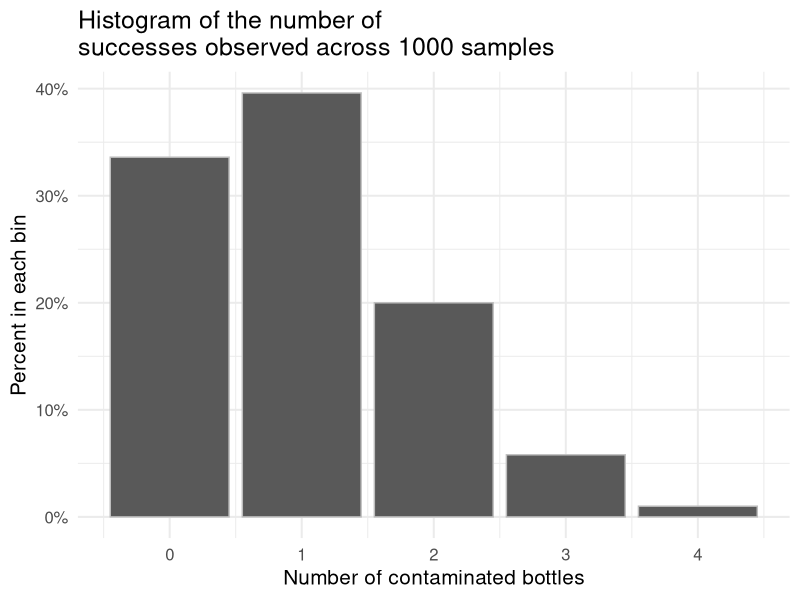
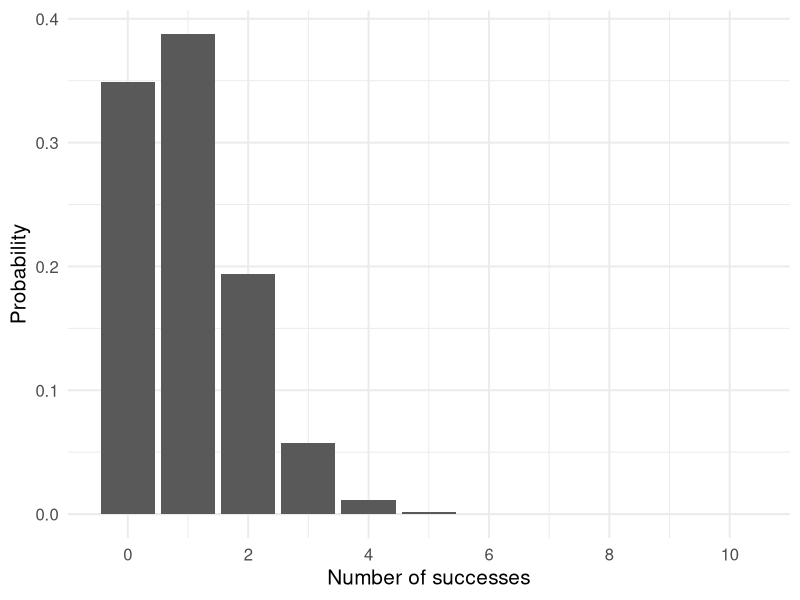
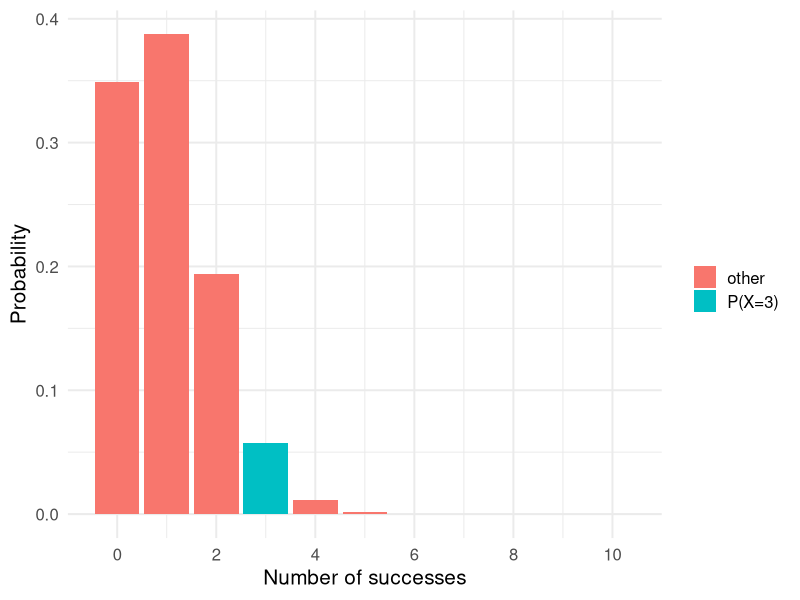
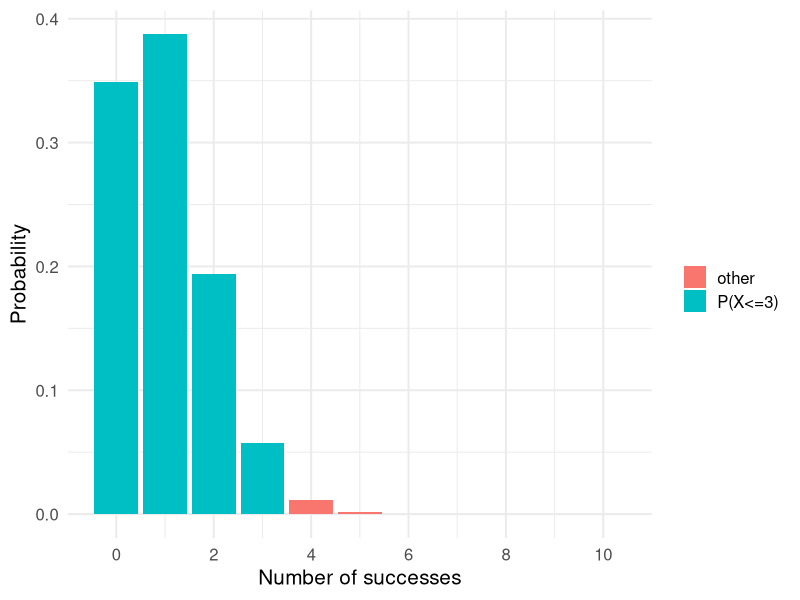
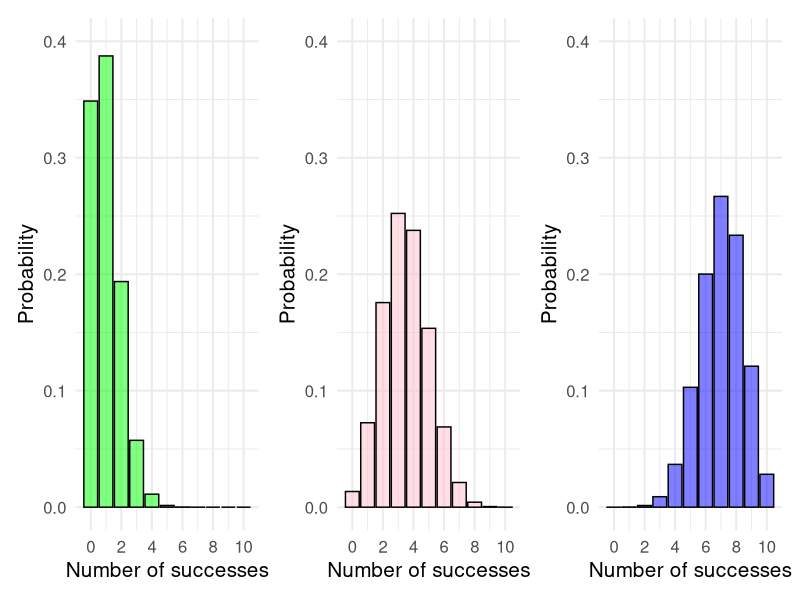
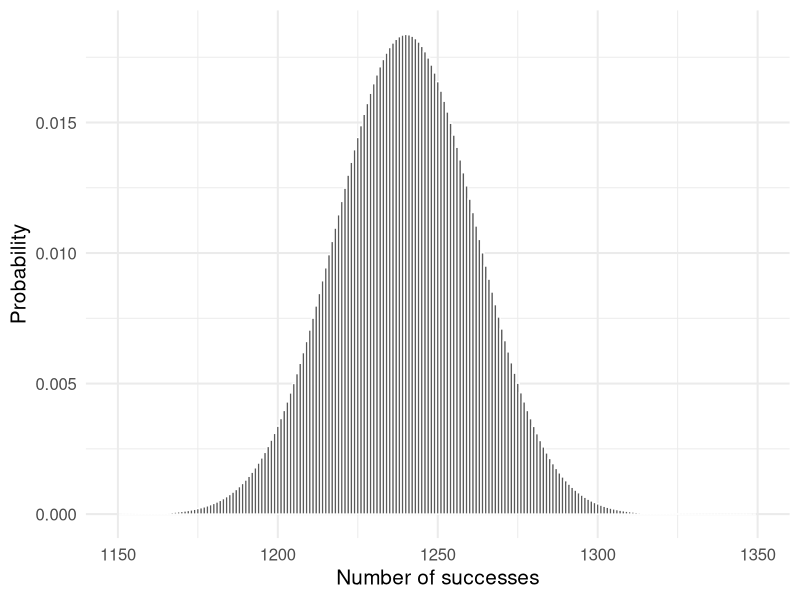

Recreate these plots in R, in order.
## ---- chunk 1
library(tidyverse)
## ---- chunk 2
# Students, don't worry about these three lines of code to set up the data frame.
container.id <- 1:10000 
benzene <- c(rep(0, 9000), rep(1, 1000))
pop_data <- data.frame(container.id, benzene)

# Calculate the population number of bottles contaminated by benzene and the 
# population mean proportion
pop_stats <- pop_data %>% summarize(pop_num_successes = sum(benzene),
                                    pop_mean = mean(benzene))

pop_stats
## ---- chunk 3
# first sample
set.seed(445)
sample_data <- pop_data %>% slice_sample(n = 10)
sample_data %>% summarize(sample_num_successes = sum(benzene),
                          sample_mean = mean(benzene))
## ---- chunk 4
# students, you don't need to understand the new parts of this code (i.e., how
# to write a function, or use `replicate`, `lapply`, or `bind_rows`)

calc_sample_stats <- function(df) {
  df %>% 
    summarize(sample_proportion = mean(benzene),
              sample_num_successes = sum(benzene))
}

many.sample.stats <- replicate(1000, sample_n(pop_data, 10), simplify = F) %>%
  lapply(., calc_sample_stats) %>%
  bind_rows() %>%
  mutate(sample.id = 1:n())
## ---- chunk 5
head(many.sample.stats)
## ---- chunk 6
aggregated.stats <- many.sample.stats %>% 
  group_by(sample_num_successes) %>% 
  summarize(percent = n()/1000) #n() counts the number of rows within each group 

aggregated.stats
## ---- chunk 7
# note: We want a histogram, but R is interpreting these data as a bar chart
# this is, we don't want space between the bars because the x variable is quantitative. 

ggplot(aggregated.stats, aes(x = as.numeric(sample_num_successes), y = percent)) + 
  geom_histogram(col = "grey", stat = "identity") +
  theme_minimal(base_size = 15) + 
  labs(title = "Histogram of the number of \nsuccesses observed across 1000 samples",
       x = "Number of contaminated bottles", y = "Percent in each bin") +
  scale_x_continuous(labels = 0:5, breaks = 0:5) +
  scale_y_continuous(labels = scales::percent)
## ---- chunk 8
dbinom(x = 1, size = 10, prob = 0.1)
## ---- chunk 9
choose(10, 2)
## ---- chunk 10
#fill in during class

## ---- chunk 11
dbinom(x = 3, size = 10, prob = 0.1)
pbinom(q = 3, size = 10, prob = 0.1)
## ---- chunk 12
#students, don't worry about this code
point.probs <- rep(NA, 11)

for(i in 1:11) {
  point.probs[i] <- dbinom(x = i-1, size = 10, prob = 0.1)
}

ggplot(data.frame(point.probs), aes(x = 0:10, y = point.probs)) +
  geom_histogram(stat = "identity", binwidth = 1) +
  labs(y = "Probability",
       x = "Number of successes") +
  theme_minimal(base_size = 15) +
  scale_x_continuous(breaks = c(0, 2, 4, 6, 8, 10))

## ---- chunk 13
dbinom(x = 3, size = 10, prob = 0.1)
## ---- chunk 14
ggplot(data.frame(point.probs), aes(x = 0:10, y = point.probs)) +
  geom_histogram(stat = "identity", binwidth = 1, aes(fill = as.factor(round(point.probs, 2) == 0.06 ))) +
  labs(y = "Probability",
       x = "Number of successes") +
  theme_minimal(base_size = 15) +
  scale_x_continuous(breaks = c(0, 2, 4, 6, 8, 10)) + 
  scale_fill_discrete(labels = c("other", "P(X=3)"), breaks = c(FALSE, TRUE), name = "")
## ---- chunk 15
pbinom(q = 3, size = 10, prob = 0.1)
## ---- chunk 16
ggplot(data.frame(point.probs), aes(x = 0:10, y = point.probs)) +
  geom_histogram(stat = "identity", binwidth = 1, aes(fill = as.factor(round(point.probs, 2) >= 0.06 ))) +
  labs(y = "Probability",
       x = "Number of successes") +
  theme_minimal(base_size = 15) +
  scale_x_continuous(breaks = c(0, 2, 4, 6, 8, 10)) + 
  scale_fill_discrete(labels = c("other", "P(X<=3)"), breaks = c(FALSE, TRUE), name = "")
## ---- chunk 17
#students, don't worry about this code
point.probs <- rep(NA, 11)
point.probs2 <- rep(NA, 11)
point.probs3 <- rep(NA, 11)

for(i in 1:11) {
  point.probs[i] <- dbinom(x = i-1, size = 10, prob = 0.35)
  point.probs2[i] <- dbinom(x = i-1, size = 10, prob = 0.10)
  point.probs3[i] <- dbinom(x = i-1, size = 10, prob = 0.70)
}

probs <- data.frame(point.probs, point.probs2, point.probs3)

plot1 <- ggplot(probs, aes(x = 0:10, y = point.probs)) +
  geom_histogram(stat = "identity", binwidth = 1, fill = "pink", alpha = 0.5, col = "black") +
  labs(y = "Probability",
       x = "Number of successes") +
  theme_minimal(base_size = 15) +
  scale_y_continuous(limits = c(0, 0.4)) +
  scale_x_continuous(breaks = c(0, 2, 4, 6, 8, 10))

plot2 <- ggplot(probs, aes(x = 0:10, y = point.probs2)) +
  geom_histogram(stat = "identity", binwidth = 1, fill = "green", alpha = 0.5, col = "black") +
  labs(y = "Probability",
       x = "Number of successes") +
  theme_minimal(base_size = 15) +
  scale_y_continuous(limits = c(0, 0.4)) +
  scale_x_continuous(breaks = c(0, 2, 4, 6, 8, 10))

plot3 <- ggplot(probs, aes(x = 0:10, y = point.probs3)) +
  geom_histogram(stat = "identity", binwidth = 1, fill = "blue", alpha = 0.5, col = "black") +
  labs(y = "Probability",
       x = "Number of successes") +
  theme_minimal(base_size = 15) +
  scale_y_continuous(limits = c(0, 0.4)) + 
  scale_x_continuous(breaks = c(0, 2, 4, 6, 8, 10))


library(patchwork)

plot2 + plot1 + plot3 + plot_layout(ncol = 3)
## ---- chunk 18
#students, don't worry about this code
point.probs.2k <- rep(NA, 2001)

for(i in 1:2001) {
  point.probs.2k[i] <- dbinom(x = i-1, size = 2000, prob = 0.62)
}

zoomed.out <- ggplot(data.frame(point.probs.2k), aes(x = 0:2000, y = point.probs.2k)) +
  geom_histogram(stat = "identity", binwidth = 1) +
  labs(y = "Probability",
       x = "Number of successes") +
  theme_minimal(base_size = 15) 

zoomed.in <- ggplot(data.frame(point.probs.2k), aes(x = 0:2000, y = point.probs.2k)) +
  geom_histogram(stat = "identity", binwidth = 1, col = "white") +
  labs(y = "Probability",
       x = "Number of successes") +
  theme_minimal(base_size = 15) +
  scale_x_continuous(limits = c(1150, 1350))

#zoomed.out + zoomed.in + plot_layout(ncol = 2)

zoomed.in
## ---- chunk 19
#students, no need to know how to write this code.
cumulative.prob <- 0
 
for(i in 1218:1262){
  cumulative.prob <- cumulative.prob + point.probs.2k[i]
}

cumulative.prob
## ---- chunk 20
#students, no need to know how to write this code.
cumulative.prob.2 <- 0
 
for(i in 1197:1283){
  cumulative.prob.2 <- cumulative.prob.2 + point.probs.2k[i]
}

cumulative.prob.2
## ---- chunk 21
# write the Normal code
1- pnorm(q = 1250, mean = 1240 , sd = 21.70714)
## ---- chunk 22
# write the binomial code and see how well the approximation is
1 - pbinom(q = 1249, size = 2000, prob = 0.62)
## ---- chunk 23
1- pnorm(q = 1249.5, mean = 1240 , sd = 21.70714)
## ---- chunk 24
pbinom(q = 8, size = 100, p = 0.1)

pnorm(q = 8, mean = 10, sd = sqrt(100*0.1*(0.9))) # no continuity correction
pnorm(q = 8.5, mean = 10, sd = sqrt(100*0.1*(0.9))) # continuity correction applied 
## ---- chunk 25
pbinom(q = 100, size = 1000, p = 0.1)

pnorm(q = 100, mean = 100, sd = sqrt(1000*0.1*(0.9))) # no continuity correction
pnorm(q = 100.5, mean = 100, sd = sqrt(1000*0.1*(0.9))) # continuity correction applied
